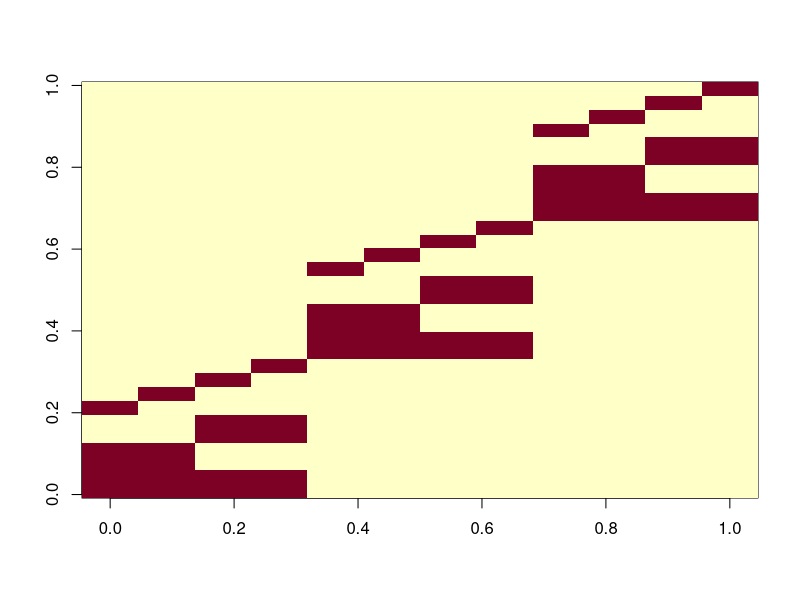
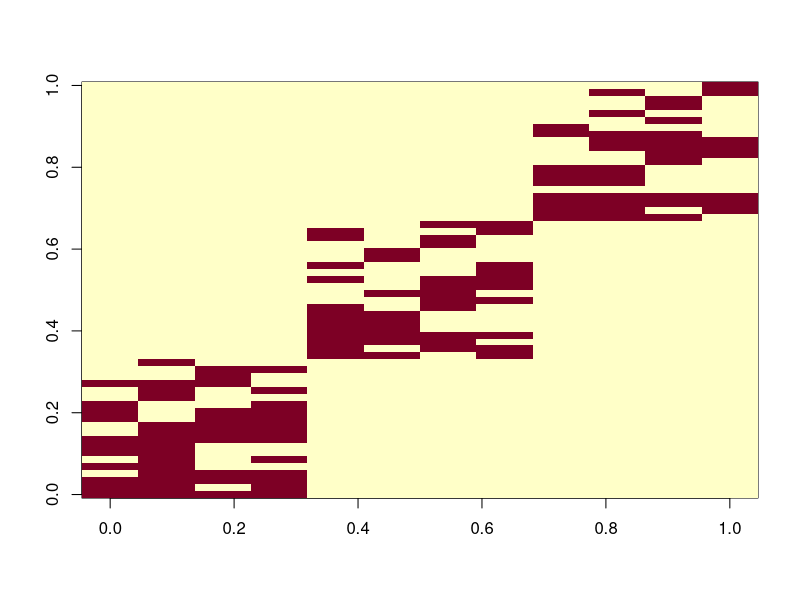
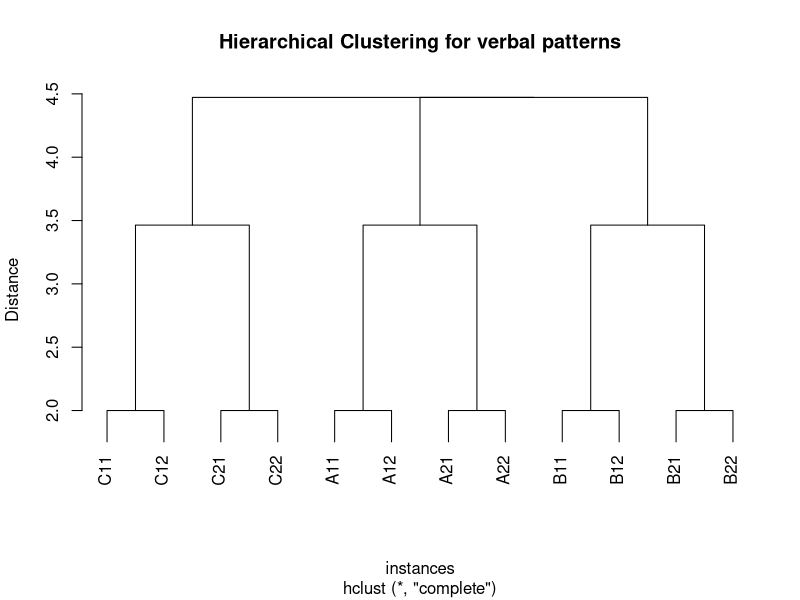
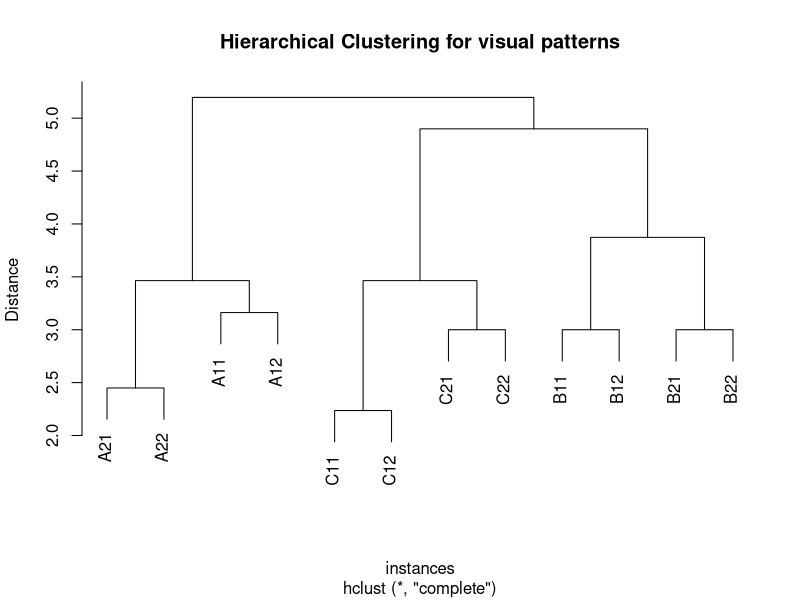

Source code (R) for these figures, in order:
rm (list = ls())
getwd()
tempVer = read.table("tempVer.txt")
tempVis = read.table("tempVis.txt")

image(as.matrix(tempVer[,2:length(tempVer)]))
image(as.matrix(tempVis[,2:length(tempVis)]))

nVer = length(tempVer)
nVis = length(tempVis)

# reformat the data
dataVer = as.matrix(tempVer[,2:nVer])
row.names(dataVer) = tempVer[,1]

dataVis = as.matrix(tempVis[,2:nVis])
row.names(dataVis) = tempVis[,1]

# visualization 
plot.new()
par(mfrow=c(1,1))
plot(hclust(dist(dataVer)), 
     main = 'Hierarchical Clustering for verbal patterns',
     xlab = 'instances', ylab = 'Distance')
plot(hclust(dist(dataVis)),
     main = 'Hierarchical Clustering for visual patterns',
     xlab = 'instances', ylab = 'Distance')

